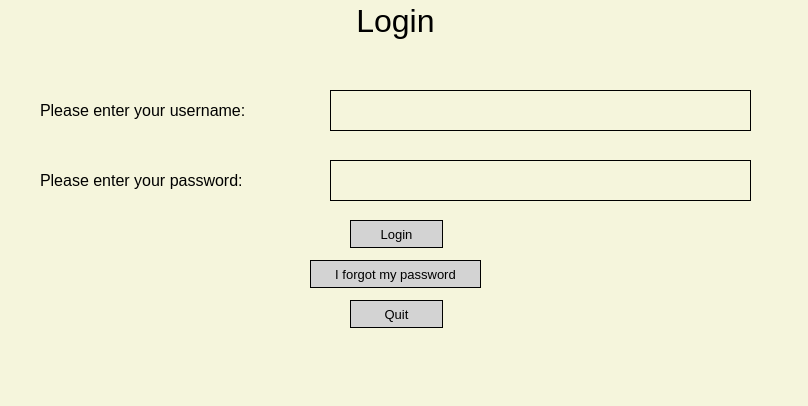
<?xml version="1.0" encoding="UTF-8"?>
<ui version="4.0">
 <class>MainWindow</class>
 <widget class="QMainWindow" name="MainWindow">
  <property name="geometry">
   <rect>
    <x>0</x>
    <y>0</y>
    <width>808</width>
    <height>406</height>
   </rect>
  </property>
  <property name="windowTitle">
   <string>MainWindow</string>
  </property>
  <property name="styleSheet">
   <string notr="true">background-color: beige;</string>
  </property>
  <widget class="QWidget" name="centralwidget">
   <widget class="QLabel" name="lab_program">
    <property name="geometry">
     <rect>
      <x>310</x>
      <y>-10</y>
      <width>171</width>
      <height>61</height>
     </rect>
    </property>
    <property name="font">
     <font>
      <pointsize>24</pointsize>
      <weight>50</weight>
      <bold>false</bold>
      <underline>false</underline>
     </font>
    </property>
    <property name="text">
     <string>Login</string>
    </property>
    <property name="alignment">
     <set>Qt::AlignCenter</set>
    </property>
   </widget>
   <widget class="QLineEdit" name="lineEdit_user">
    <property name="geometry">
     <rect>
      <x>330</x>
      <y>90</y>
      <width>421</width>
      <height>41</height>
     </rect>
    </property>
    <property name="font">
     <font>
      <pointsize>12</pointsize>
     </font>
    </property>
    <property name="styleSheet">
     <string notr="true">border: 1px solid black;</string>
    </property>
    <property name="maxLength">
     <number>32</number>
    </property>
   </widget>
   <widget class="QLabel" name="lab_user">
    <property name="geometry">
     <rect>
      <x>40</x>
      <y>90</y>
      <width>271</width>
      <height>41</height>
     </rect>
    </property>
    <property name="font">
     <font>
      <pointsize>12</pointsize>
     </font>
    </property>
    <property name="text">
     <string>Please enter your username:</string>
    </property>
   </widget>
   <widget class="QLabel" name="lab_pass">
    <property name="geometry">
     <rect>
      <x>40</x>
      <y>160</y>
      <width>271</width>
      <height>41</height>
     </rect>
    </property>
    <property name="font">
     <font>
      <pointsize>12</pointsize>
     </font>
    </property>
    <property name="text">
     <string>Please enter your password:</string>
    </property>
   </widget>
   <widget class="QLineEdit" name="lineEdit_pass">
    <property name="geometry">
     <rect>
      <x>330</x>
      <y>160</y>
      <width>421</width>
      <height>41</height>
     </rect>
    </property>
    <property name="font">
     <font>
      <pointsize>12</pointsize>
     </font>
    </property>
    <property name="styleSheet">
     <string notr="true">border: 1px solid black;</string>
    </property>
    <property name="echoMode">
     <enum>QLineEdit::Password</enum>
    </property>
   </widget>
   <widget class="QPushButton" name="but_login">
    <property name="geometry">
     <rect>
      <x>350</x>
      <y>220</y>
      <width>93</width>
      <height>28</height>
     </rect>
    </property>
    <property name="font">
     <font>
      <pointsize>10</pointsize>
     </font>
    </property>
    <property name="styleSheet">
     <string notr="true">background-color: lightgray;
border: 1px solid black;</string>
    </property>
    <property name="text">
     <string>Login</string>
    </property>
    <property name="shortcut">
     <string>Return</string>
    </property>
   </widget>
   <widget class="QPushButton" name="but_forgot">
    <property name="geometry">
     <rect>
      <x>310</x>
      <y>260</y>
      <width>171</width>
      <height>28</height>
     </rect>
    </property>
    <property name="font">
     <font>
      <pointsize>10</pointsize>
     </font>
    </property>
    <property name="styleSheet">
     <string notr="true">background-color: lightgrey;
border: 1px solid black;</string>
    </property>
    <property name="text">
     <string>I forgot my password</string>
    </property>
   </widget>
   <widget class="QPushButton" name="but_quit">
    <property name="geometry">
     <rect>
      <x>350</x>
      <y>300</y>
      <width>93</width>
      <height>28</height>
     </rect>
    </property>
    <property name="font">
     <font>
      <pointsize>10</pointsize>
     </font>
    </property>
    <property name="styleSheet">
     <string notr="true">background-color: lightgray;
border: 1px solid black;</string>
    </property>
    <property name="text">
     <string>Quit</string>
    </property>
   </widget>
  </widget>
  <widget class="QMenuBar" name="menubar">
   <property name="geometry">
    <rect>
     <x>0</x>
     <y>0</y>
     <width>808</width>
     <height>26</height>
    </rect>
   </property>
  </widget>
  <widget class="QStatusBar" name="statusbar"/>
 </widget>
 <resources/>
 <connections/>
</ui>
